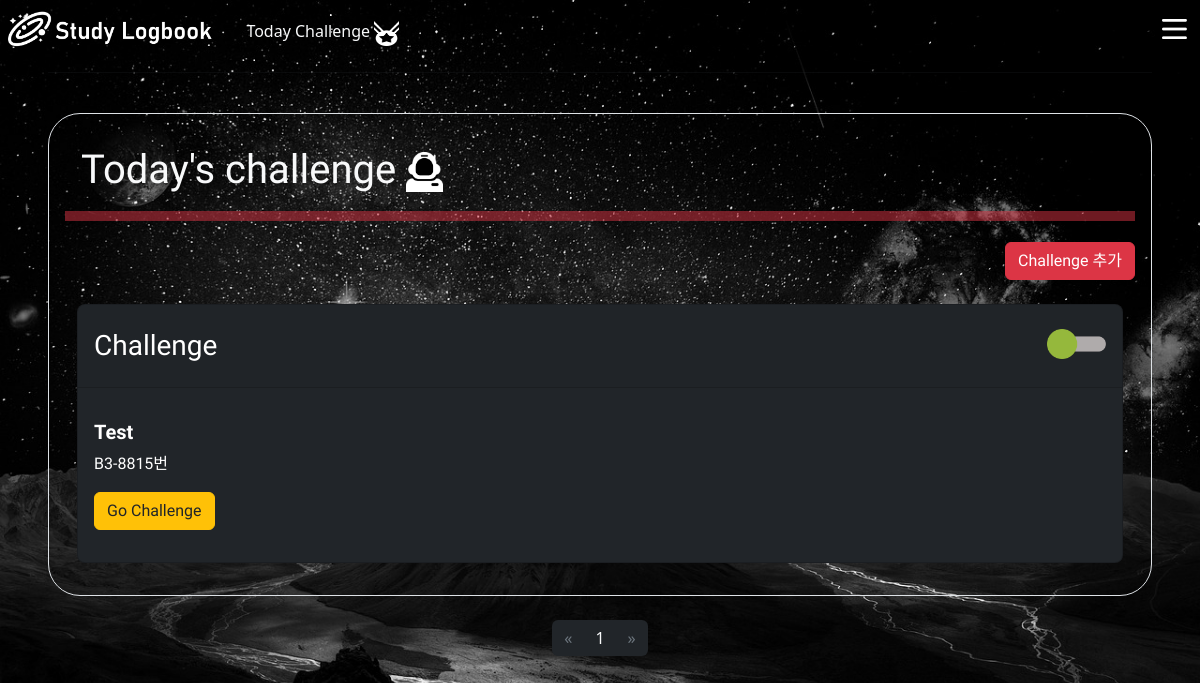
The page /challenges/index/ (signed in) on the database as committed earlier.
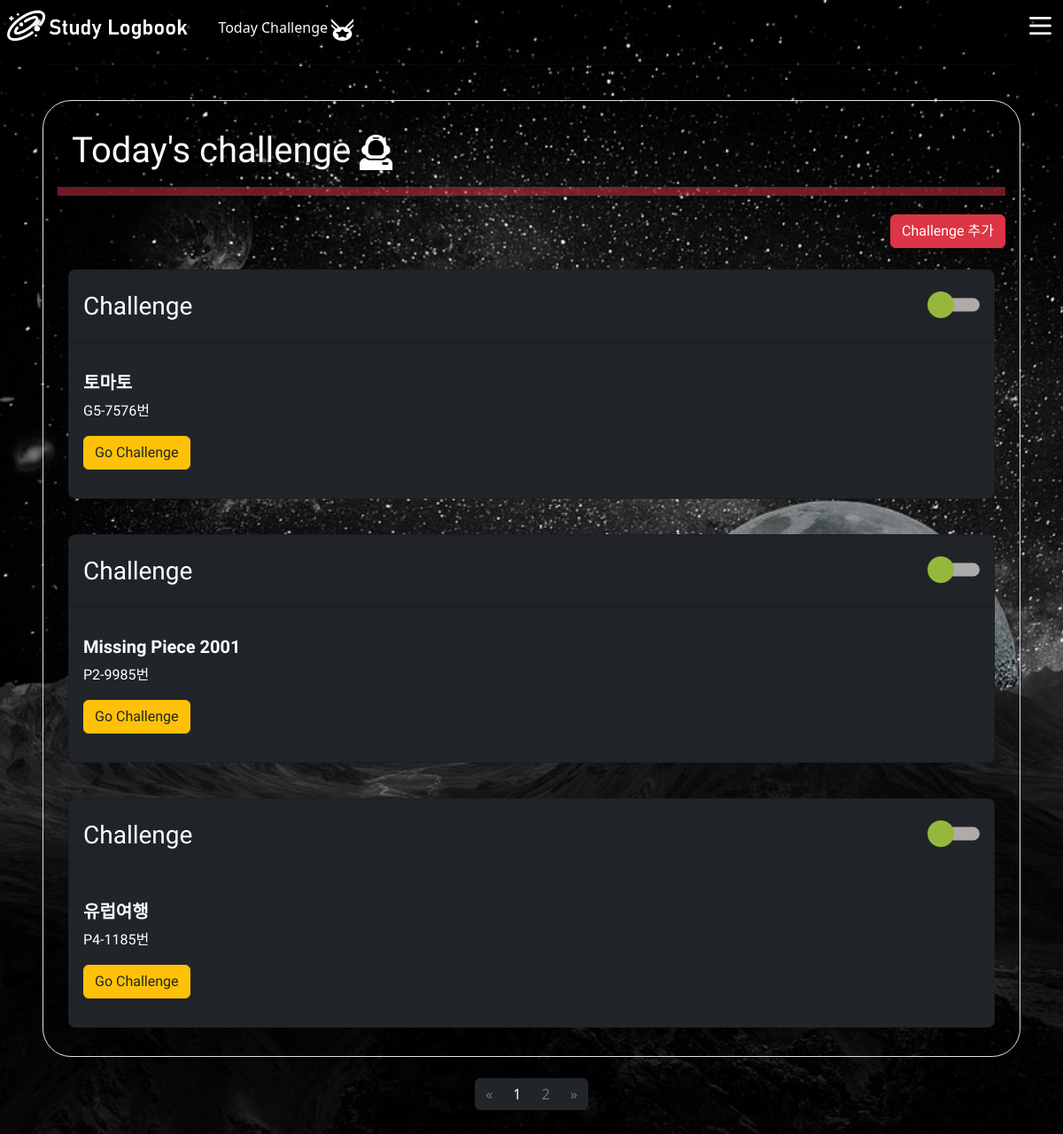
The same page on the database as committed later.
### challenges/models.py (models this page shows)
class Challenge(models.Model):
    title = models.CharField(max_length=20)
    problem = models.IntegerField()
    created_at = models.DateTimeField(auto_now_add=True)
    is_today = models.BooleanField(default=False)
    rank = models.CharField(max_length=5)

### challenges/views.py (the view)
# urls.py: path('index/', views.index, name='index'),
def index(request):
    if request.method == 'POST':
        form = ChallengeForm(request.POST)
        if form.is_valid():
            challenge = form.save(commit=False)
            problem = Problem.objects.get(problem_num=challenge.problem)
            challenge.rank = problem.rank
            challenge.title = problem.name
            form.save()
            return redirect('challenges:index')
    else:
        form = ChallengeForm()
    now = timezone.now()
    challenges = Challenge.objects.all().order_by('-created_at')
    for challenge in challenges:
        if challenge.created_at.date() == now.date():
            challenge.is_today = 1
        else:
            challenge.is_today = 0
    paginator = Paginator(challenges,3) # challenge 리스트 3개 단위로 잘라 보여줌
    page_number = request.GET.get('page')
    posts = paginator.get_page(page_number)
    context = {
        'challenges' : posts,
        'form' : form,
    }
    return render(request,'challenges/index.html',context)

### accounts/models.py (called while the page is built)
    @property
    def users(self):
        users = get_user_model().objects.all()
        return users

### challenges/templates/challenges/index.html (shortened to what this page needs)
{% extends "base.html" %}
{% load static %}
{% block content %}
<hr>
<br>
<div class="border bg-dark.bg-gradient p-3 rounded-5">
  <div>
    <h1 class="font text-light mx-3 mt-3 animate__animated animate__bounce">Today's challenge
      <img src="{% static "planet10.png" %}" alt="planet10" height="40px">
    </h1>
    <p class="placeholder-glow">
      <span class="placeholder col-12 bg-danger placeholder-xs" ></span>
    </p>
    <div class=' d-flex justify-content-end'>
    <button type="button" class="font btn btn-danger" id="btn_cursor" data-bs-toggle="modal" data-bs-target="#exampleModal">Challenge 추가
    </button></div>
  </div>
{% for challenge in challenges %}
<br>
  <div class='container'>
    <div class="card text-white bg-dark mb-3 rounded-3">
        <div class="card-header">
          <div class='d-flex justify-content-between'>
            <h3 class="my-3 font ">Challenge</h3>
            {% if challenge.is_today == 1 %}
            <img src="{% static "logo_on.png" %}" alt="" height='30px' width='auto' class="my-3">
            {% else %}
            <img src="{% static "logo_off.png" %}" alt="" height='30px' width='auto' class="my-3">
            {% endif %}
          </div>
        </div>
        <div class="card-body my-3">
          <h5 class="card-title fw-bold font">{{ challenge.title }}</h5>
          <p class="card-text font">{{challenge.rank}}-{{ challenge.problem }}번</p>
          <a href="{% url "challenges:detail" challenge.pk%}" class="font btn btn-warning text-dark mouse" >Go Challenge</a>
        </div>
    </div>
  </div>
{% endfor %}
</div>
<br>
<nav aria-label="Page navigation example" >
  <div class="">
    <ul class="pagination justify-content-center ">
      {% if challenges.has_previous %}
        <li class="page-item">
          <a class="page-link text-secondary bg-dark border-0" href="?page={{ challenges.previous_page_number }}">&laquo;</a>
        </li>
      {% else %}
        <li class="page-item disabled">
          <a class="page-link text-secondary bg-dark border-0" href="#" tabindex="-1" aria-disabled="True">&laquo;</a>
        </li>
      {% endif %}
      {% for i in challenges.paginator.page_range %}
        {% if challenges.number == i %}
          <li class="page-item active text-light bg-dark border-0" aria-current="page">
            <span class="page-link text-light bg-dark border-0">
              {{ i }}
            </span>
          </li>
        {% else %}
          <li class="page-item text-secondary bg-dark border-0"><a class="page-link text-secondary bg-dark border-0" href="?page={{ i }}">{{ i }}</a></li>
        {% endif %}
      {% endfor %}
      {% if challenges.has_next %}
        <li class="page-item">
          <a class="page-link text-secondary bg-dark border-0" href="?page={{ challenges.next_page_number }}">&raquo;</a>
        </li>
      {% else %}
        <li class="page-item disabled">
          <a class="page-link text-secondary bg-dark border-0" href="#" tabindex="-1" aria-disabled="True">&raquo;</a>
        </li>
      {% endif %}
    </ul>
  </div>
</nav>
{% endblock content %}

Rows that differ between the two databases and show on the page:
no longer on this page (row unchanged): Challenge: is_today False (drawn), title "Test", rank "B3", problem "8815"
added Challenge: is_today False (drawn), title "토마토", rank "G5", problem "7576"
added Challenge: is_today False (drawn), title "Missing Piece 2001", rank "P2", problem "9985"
added Challenge: is_today False (drawn), title "유럽여행", rank "P4", problem "1185"
Other text that changed with them:
new list line: "2"
